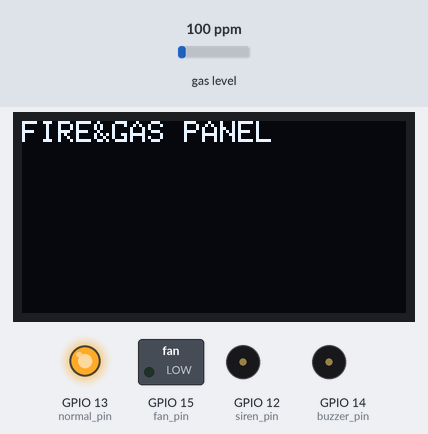
Recording of a sketch running on a simulated ESP8266 (NodeMCU). Shown: 128×64 one-colour display, switched loads named in the sketch (green lamp = pin HIGH), output pins drawn as LEDs (lit = HIGH), buzzer (waves = sounding, pin HIGH). The inputs (shaded band) are chosen by the test bench; at power-on: gas level 100 ppm. WiFi joins after 1.5 s; servers stay silent unless stated; the local clock reads 2024-03-15 10:24:30 at power-on unless the sketch sets it; no MQTT or app messages arrive unless stated; what the sketch prints to the serial monitor is not drawn.

Above: at 2.6 s.
At 5.2 s:
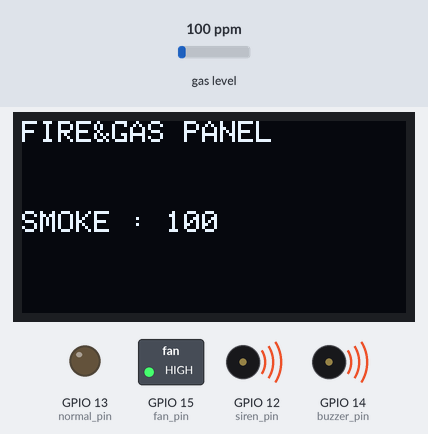
5.3 s: gas level set to 20 ppm
At 6.7 s:
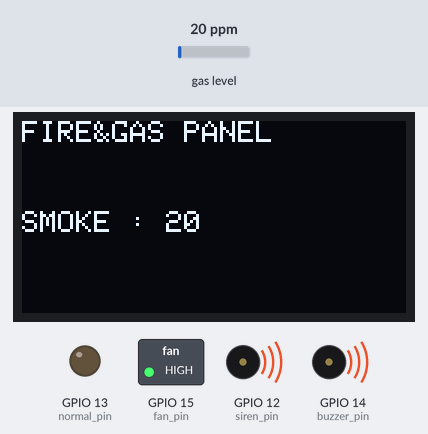
8.4 s: gas level set to 250 ppm
At 10.2 s:
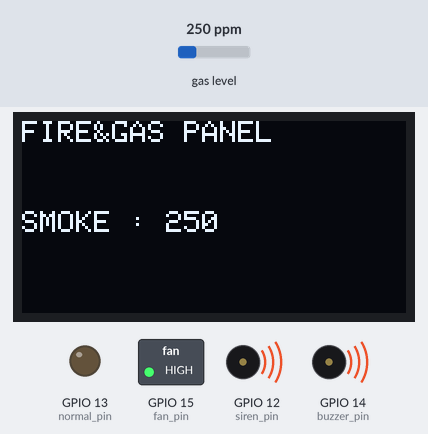
13.5 s: gas level set to 500 ppm
At 15.3 s:
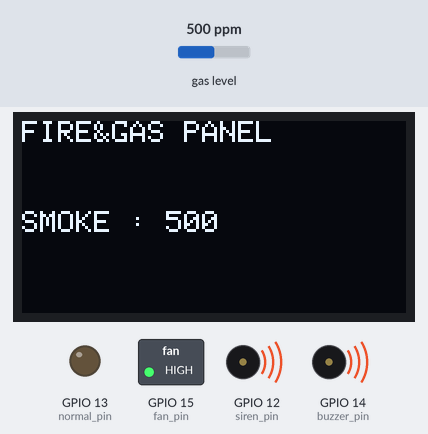
Timing chart, 0 to 16.8 s (numbered marks = the images above; inputs shaded):
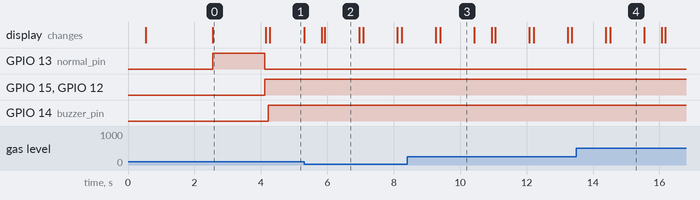

Measured:
- what the display in image 0 shows lasts 1.5 s, from 2.6 s to 4.1 s
- what the display in image 2 shows lasts 1.1 s, from 5.9 s to 7.0 s

The sketch:

Fire_Gas.ino
```cpp
#include "secrets.h"
#include <Wire.h>
#include <Adafruit_GFX.h>
#include <Adafruit_SSD1306.h>
#include <MQ2.h>
#include <ArduinoJson.h>
#include "SetupWifi.h"
#include "FunctionHandler.h"

#define SCREEN_WIDTH 128 // OLED display width, in pixels
#define SCREEN_HEIGHT 64 // OLED display height, in pixels

// Declaration for an SSD1306 display connected to I2C (SDA, SCL pins)
Adafruit_SSD1306 display(SCREEN_WIDTH, SCREEN_HEIGHT, &Wire, -1);
int Analog_Input = A0;
int lpg, co, smoke;
int siren_pin = 12;
int normal_pin = 13;
int buzzer_pin = 14;
int fan_pin = 15;
MQ2 mq2(Analog_Input);

unsigned long lastExecutionTime = 0;
unsigned long interval = 5000;

void printScreen(String text, int x=0, int y=22){
  display.fillRect(x, y, SCREEN_WIDTH, 16, SSD1306_BLACK);
  display.setTextSize(1);
  display.setCursor(0, 30);
  // Display static text
  display.println(text);
  display.display();
}
void printReadings(String text){
  printScreen(text, 0,30);
}
void receiveFromHost(String &topicStr, String &payloadStr) {
  // Create routines for your topic callbacks
  if (topicStr == topic_from_host) {
    //handle any actions on server receive
  }

}

void sendForProcessing(int reading, String gasType, String severity = "LOW" ) {
  DynamicJsonDocument jsonDoc(256); // Adjust the size according to your JSON payload
  JsonObject data = jsonDoc.createNestedObject("data");
  data["name"] = THINGNAME;
  data["action"] = String(gasType+"_detected");
  data["reading"] = reading;
  data["units"] = "ppm";
  data["severity"] = severity;
  publishMessage(data);
}
void setup() {
  pinMode(Analog_Input, INPUT);
  pinMode(siren_pin, OUTPUT);
  pinMode(normal_pin, OUTPUT);
  pinMode(buzzer_pin, OUTPUT);
  pinMode(fan_pin, OUTPUT);
  Serial.begin(115200);
  mq2.begin();
  if(!display.begin(SSD1306_SWITCHCAPVCC, 0x3C)) { // Address 0x3D for 128x64
    Serial.println(F("SSD1306 allocation failed"));
    for(;;);
  }
  delay(2000);
  display.clearDisplay();

  display.setTextSize(1);
  display.setTextColor(WHITE);
  display.setCursor(0, 0);
  // Display static text
  display.println("FIRE&GAS PANEL");
  display.display();
  digitalWrite(buzzer_pin, LOW);
  digitalWrite(normal_pin, LOW);
  digitalWrite(normal_pin, HIGH);

  mqttCallback = receiveFromHost;
  mqttSetup();
}

void handleGasreading(int reading, String gasType ){
  Serial.print(gasType);
  if(reading>0){
    Serial.print(" Reading is:  " );
    Serial.println(reading);
    unsigned long currentTime = millis();
     // Check if the interval has elapsed since the last execution
    String severity = "LOW";
    if(gasType=="SMOKE"){
  //Handle action for smoke
      digitalWrite(normal_pin, LOW);
      digitalWrite(siren_pin, HIGH);
      digitalWrite(buzzer_pin, HIGH);
      if(reading > 2000 && reading < 5000) {
        severity = "HIGH";
      }
      if(reading > 5000) {
        severity = "CRITICAL";
      }
      printScreen("FIRE");
    } else if(gasType=="CO"){
//Handle action for carbon Monoxide
      digitalWrite(normal_pin, LOW);
      digitalWrite(siren_pin, HIGH);
      //digitalWrite(buzzer_pin, HIGH);
      digitalWrite(fan_pin, HIGH);
      printScreen("CARBON MONOXIDE (CO)");
      if(reading > 1000 && reading < 3000) {
        severity = "HIGH";
      }
      if(reading > 50) {
        severity = "CRITICAL";
      }
    } else if(gasType=="LPG"){
        //Handle action for Liquified petroleum gas
        digitalWrite(normal_pin, LOW);
        digitalWrite(siren_pin, HIGH);
      // digitalWrite(buzzer_pin, HIGH);
        digitalWrite(fan_pin, HIGH);
        printScreen("LPG GAS");
        if(reading > 100 && reading < 1000) {
          severity = "HIGH";
        }
        if(reading > 1000) {
          severity = "CRITICAL";
        }
    }
    if (currentTime - lastExecutionTime >= interval) {
      lastExecutionTime = currentTime;  // Update the last execution time
      sendForProcessing(reading, gasType,severity);
      delay(500);
    }
    printReadings(String(gasType + " : " + reading));
  }else{
    printScreen("LEVELS: OK");
    digitalWrite(normal_pin, HIGH);
    digitalWrite(siren_pin, LOW);
    digitalWrite(buzzer_pin, LOW);
  }
}
void readGassensor(){
 float* values= mq2.read(true); //set it false if you don't want to print the values in the Serial
  //lpg = values[0];
  lpg = mq2.readLPG();
  handleGasreading(lpg, "LPG");
  String LPG = String (lpg);
  String CO = String (co);
  String SMOKE = String (smoke);
  //co = values[1];
  co = mq2.readCO();
  handleGasreading(co, "CO");
  //smoke = values[2];
  smoke = mq2.readSmoke();
  handleGasreading(smoke, "SMOKE");
  display.setCursor(0, 24);
  //printScreen("LPG:");
  //printScreen(LPG);
  //printScreen(" CO:");
 // printScreen(CO);
  //display.setCursor(0, 24);
  //SOME TESTS

 // printScreen(SMOKE);
  delay(1000);

}
void loop(){
  mqttLoop();
  readGassensor();
}
```

AsyncWait.h
```cpp
#ifndef ASYNC_WAIT_H_
#define ASYNC_WAIT_H_

#if (ARDUINO >= 100)
#  include <Arduino.h>
#else
#  include <WProgram.h>
#endif

#include <limits.h>


using MilliSec = unsigned long;


class AsyncWait {
  public:
    AsyncWait() {
      reset();
    }

    void startWaiting(MilliSec currentMilliSec, MilliSec waitDuration) {
      waitStartMillisec = currentMilliSec;
      this->waitDuration = waitDuration;
      isAsyncWaiting = true;
    }

    bool isWaiting(MilliSec currentMilliSec) {
      if (!isAsyncWaiting) {
        return false;
      }

      MilliSec delta = calculateMilliSecDelta(currentMilliSec);
      if (delta >= waitDuration) {
        // We have finished waiting for the given duration.
        reset();
        return false;
      }

      // Still waiting.
      return true;
    }

    void cancel() {
      reset();
    }

  private:
    bool isAsyncWaiting;
    MilliSec waitStartMillisec;
    MilliSec waitDuration;

    void reset() {
      isAsyncWaiting = false;
      waitStartMillisec = 0;
      waitDuration = 0;
    }

    /**
     * Calculate the difference between currentMilliSec and waitStartMillisec
     * taking into account the event when 'millis()' wraps around.
     */
    MilliSec calculateMilliSecDelta(MilliSec currentMilliSec)
    {
        if (currentMilliSec < waitStartMillisec) {
            // Handle the wrap-around of millis().
            return ULONG_MAX - waitStartMillisec + currentMilliSec;
        } else {
            return currentMilliSec - waitStartMillisec;
        }
    }
};


#endif /* ASYNC_WAIT_H_ */
```

FunctionHandler.h
```cpp
#ifndef FUNCTION_HANDLER_H
#define FUNCTION_HANDLER_H

#include <functional>

extern std::function<void(String&, String&)> mqttCallback;

#endif
```

MqttConnect.ino
```cpp
#include <Arduino.h>
#include <ESP8266WiFi.h>
#include <PubSubClient.h>
#include <TimeLib.h>
#include "AsyncWait.h"
#include "globals.h"
#include <ArduinoJson.h>
#include "FunctionHandler.h"

SetupWifi setupWifi(
    STASSID, STAPSK
);

const char* mqtt_server = MQTT_SERVER;
std::function<void(String&, String&)> mqttCallback = nullptr;

static PubSubClient pubsubClient(setupWifi.getWiFiClient());

// Handle incomming messages from the broker
void callback(char* topic, byte* payload, unsigned int length) {
    String topicStr;
    String payloadStr;

    for (int i = 0; topic[i]; i++) {
        topicStr += topic[i];
    }

    for (unsigned int i = 0; i < length; i++) {
        payloadStr += (char)payload[i];
    }

    Serial.println("");
    Serial.println("Message arrived - [");
    Serial.print(topicStr);
    Serial.print("] ");
    Serial.println(payloadStr);
    mqttCallback(topicStr, payloadStr);
}
void callbackFromHost(String &topicStr, String &payloadStr) {
  // Create routines for your topic callbacks
  // if (topicStr == topic_from_host) {
  //       mqttCallback(topicStr, payloadStr);
  // }
  // Check if the received message matches the expected format
  // if (payloadStr.indexOf("\"status\": \"FAILED\"") != -1) {
  //   // Blink both LEDs
  //   digitalWrite(ledPinAck, LOW);
  //   digitalWrite(ledPinNak, HIGH);
  //   delay(500);
  // }
  // if (payloadStr.indexOf("\"status\": \"SUCCESS\"") != -1) {
  //   // Blink both LEDs
  //   digitalWrite(ledPinAck, HIGH);
  //   digitalWrite(ledPinNak, LOW);
  //   delay(500);
  // }
  Serial.println("Handling on the default handler");
}
void authCallBack(String &topicStr, String &payloadStr) {

}


void publishMessage(String message, char* topic) {
  // Convert the message to a char array
  const char* messageArray = message.c_str();
  unsigned int messageLength = message.length();
  pubsubClient.publish(topic, (uint8_t*)messageArray, messageLength);
}
void publishMessage(String message) {
  // Convert the message to a char array
  const char* messageArray = message.c_str();
  unsigned int messageLength = message.length();
  Serial.println("TOPIC TO HOST: ");
  Serial.print(topic_to_host);
  pubsubClient.publish(topic_to_host, (uint8_t*)messageArray, messageLength);
}
void publishMessage(JsonObject data) {
  DynamicJsonDocument jsonDoc(256);
  jsonDoc["data"] = data;
  String jsonString;
  serializeJson(jsonDoc, jsonString);
  publishMessage(jsonString);
}

void publishMessage(JsonObject data, char* topic) {
  DynamicJsonDocument jsonDoc(256);
  jsonDoc["data"] = data;
  String jsonString;
  serializeJson(jsonDoc, jsonString);
  publishMessage(jsonString, topic);
}
void publishActivity(String action, JsonObject& metaData) {
   DynamicJsonDocument jsonDoc(256); // Adjust the size according to your JSON payload
  JsonObject data = jsonDoc.createNestedObject("data");
  data["name"] = THINGNAME;
  data["action"] = action;
  // Check if metaData is empty
  if (!metaData.isNull()) {
    JsonObject appendedMetaData = data.createNestedObject("meta_data");
    appendedMetaData = metaData;
  }
  data["meta_data"]["timestamp"] =  time(nullptr);
  publishMessage(data, topic_client_connection);
}
void publishActivity(String action) {
  DynamicJsonDocument jsonDoc(256); // Adjust the size according to your JSON payload
  JsonObject data = jsonDoc.createNestedObject("data");
  data["name"] = THINGNAME;
  data["action"] = action;
  data["meta_data"]["timestamp"] = time(nullptr);
  publishMessage(data, topic_client_connection);
}
void sendConnectActivity() {
  publishActivity("Connected");
}
// Reconnect to the MQTT client.
void reconnectToMQTT(unsigned long currentMilliSec) {
  // if we are connected nothing further needs to be done.
  if (!pubsubClient.connected()) {
    static AsyncWait waitToRetry;
    if (!waitToRetry.isWaiting(currentMilliSec)) {
      DEBUG_LOG("Attempting MQTT connection...");
      // Attempt to connect
      if (pubsubClient.connect(DEVICE_ID, MQTT_USER, MQTT_PASS)) {
        DEBUG_LOGLN("connected");
        sendConnectActivity();
        pubsubClient.subscribe(topic_from_host);
        DEBUG_LOG("Subcribed to: ");
        DEBUG_LOGLN(topic_from_host);

      } else {
        DEBUG_LOGLN(" try again in 5 seconds.");
        waitToRetry.startWaiting(currentMilliSec, 5000);
      }
    }
    // return;
  }
}


void mqttSetup() {
  setupConfig();
  #ifdef DEBUG
  Serial.begin(115200); // Start serial communication at 115200 baud
  #endif
  setupWifi.setupWifi();
  Serial.println("Got to connecting mqtt");
  pubsubClient.setServer(mqtt_server, 1883);
  if (mqttCallback == nullptr) {
    mqttCallback = callbackFromHost;
  }
  pubsubClient.setCallback(callback); // Initialize the callback routine
}


#ifdef DEBUG
void startupTest(MilliSec currentMilliSec) {
  static AsyncWait startupTestWait;
  static uint8_t startupTestValue;
  static bool firstTime = true;
  static const unsigned turnOnSeconds = 1; // 1 second.
  static const unsigned nextIterationDuration = 1250; // 1,250 milliseconds.

  bool changed = false;

  if (firstTime) {
    firstTime = false;
    startupTestValue = 0;
    changed = zones.turnOn(startupTestValue, turnOnSeconds, currentMilliSec);
    startupTestWait.startWaiting(currentMilliSec, nextIterationDuration);
  }

  if (startupTestValue >= 0 && startupTestValue <= 7) {
    if (!startupTestWait.isWaiting(currentMilliSec)) {
      ++startupTestValue;
      changed = zones.turnOn(startupTestValue, turnOnSeconds, currentMilliSec);
      startupTestWait.startWaiting(currentMilliSec, nextIterationDuration);
    }
  }

  if (changed) {
    Serial.println("Handle something here");
  }
}
#endif // DEBUG


void mqttLoop() {
  setupWifi.loopWifi();
  if (!setupWifi.isReadyForProcessing()) {
      Serial.println("WIFI NOT CONNECTED");
    // The WiFi is not ready yet so
    // don't do any further processing.
    return;
  }
  while(!pubsubClient.connected()) {
      // Reconnect if connection is lost.
      MilliSec currentMilliSec = millis();
      reconnectToMQTT(currentMilliSec);
  }

  pubsubClient.loop();

  { // App code.
      MilliSec currentMilliSec = millis();

      #ifdef DEBUG
      startupTest(currentMilliSec);
      #endif

  }
}
```

SetupWifi.cpp
```cpp
#include <ESP8266WiFi.h>
#include <time.h>
#include "globals.h"
#include "SetupWifi.h"

int8_t TIME_ZONE_NAI = +3; //Nairobi(Kenya): +3 UTC
// Set time via NTP, as required for x.509 validation
void SetupWifi::setClock() {
    configTime(TIME_ZONE_NAI * 3600, 0, "pool.ntp.org", "time.nist.gov", "time.windows.com");
    setClock_status = STARTED;
    DEBUG_LOG("Waiting for NTP time sync: ");
    setClock_AsyncWait.startWaiting(millis(), 1000); // Log every 1 second.
    // Asynchronously wait for network response via checkClockStatus().
}


// Check Clock Status and update 'setClock_status' accordingly.
void SetupWifi::checkClockStatus() {
    time_t now = time(nullptr);
    if(now < 8 * 3600 * 2) {
        // The NTP request has not yet completed.
        if (!setClock_AsyncWait.isWaiting(millis())) {
            DEBUG_LOG(".");
            setClock_AsyncWait.startWaiting(millis(), 1000); // Log every 1 second.
        }
        return;
    }

    // The NTP request has now completed.
    setClock_status = SUCCESS;

    #ifdef DEBUG
    struct tm timeinfo;
    gmtime_r(&now, &timeinfo);
    DEBUG_LOGLN("");
    DEBUG_LOG("Current time: ");
    DEBUG_LOGLN(asctime(&timeinfo));
    #endif //DEBUG
}


String SetupWifi::getMacAddress() {
    byte mac[6];
    String macStr;

    WiFi.macAddress(mac);
    macStr = String(mac[0], HEX) + ":"
           + String(mac[1], HEX) + ":"
           + String(mac[2], HEX) + ":"
           + String(mac[3], HEX) + ":"
           + String(mac[4], HEX) + ":"
           + String(mac[5], HEX);

    return macStr;
}


// Connect to WiFi network.
void SetupWifi::setupWifi() {
    DEBUG_LOGLN("");
    DEBUG_LOG("MAC ");
    DEBUG_LOGLN(getMacAddress());
    DEBUG_LOG("Connecting to ");
    DEBUG_LOGLN(ssid);

    // WiFi.mode(WIFI_STA);
    WiFi.begin(ssid, password);
    while (WiFi.waitForConnectResult() != WL_CONNECTED) {
        DEBUG_LOGLN("Connection Failed! Rebooting...");
        delay(5000);
        ESP.restart();
    }
    DEBUG_LOGLN("");
    DEBUG_LOGLN("WiFi connected");
    DEBUG_LOG("IP ");
    DEBUG_LOG(WiFi.localIP());
    //DEBUG_LOG(", MAC ");
    //DEBUG_LOG(getMacAddress());
    DEBUG_LOGLN("");
    randomSeed(micros());

    setClock();

    DEBUG_LOGLN("Ready.");
    //DEBUG_LOG("IP address: ");
    //DEBUG_LOGLN(WiFi.localIP());
}


// Loop
void SetupWifi::loopWifi() {
    // Prevent ALL other actions here until the clock has been set by NTP.
    if (setClock_status < FINISHED) {
        checkClockStatus();
        return;
    }

    //MilliSec currentMilliSec = millis();
}
```

SetupWifi.h
```cpp
#ifndef _SetupWifi_H_
#define _SetupWifi_H_


#include <ESP8266WiFi.h>
#include "AsyncWait.h"


class SetupWifi {
public:
    SetupWifi(
        const char *ssid_,
        const char *password_
    )
       //TODO: fix the naming convention with the trailing underscore.
     : ssid(ssid_)
     , password(password_)

    //    //TODO: ?? the following three may not need to be persisted ??
    //  , ca_cert_PROG(ca_cert_PROG_)
    //  , client_cert_PROG(client_cert_PROG_)
    //  , client_key_PROG(client_key_PROG_)

    //  , x509CaCert(ca_cert_PROG)
    //  , x509ClientCert(client_cert_PROG)
    //  , PrivateClientKey(client_key_PROG)
    {
        // wifiClient.setTrustAnchors(&x509CaCert);
        // wifiClient.setClientRSACert(&x509ClientCert, &PrivateClientKey);
        // wifiClient.setCACert(CA_CERT_PROG);
        // wifiClient.setCertificate(CLIENT_CERT_PROG);
        // wifiClient.setPrivateKey(CLIENT_KEY_PROG);

    }

    virtual ~SetupWifi() { }

    WiFiClient & getWiFiClient() {
        return wifiClient;
    }

    bool isReadyForProcessing() {
        return (setClock_status > FINISHED);
    }

    String getMacAddress();
    void setupWifi();
    void loopWifi();

private:
    const char *ssid;
    const char *password;

    //TODO: ?? the following three may not need to be persisted ??
    // const char *ca_cert_PROG;
    // const char *client_cert_PROG;
    // const char *client_key_PROG; // KEEP THIS VALUE PRIVATE AND SECURE!!!

    // BearSSL::WiFiClientSecure wifiClient;
    // BearSSL::X509List x509CaCert;
    // BearSSL::X509List x509ClientCert;
    // BearSSL::PrivateKey PrivateClientKey;
    WiFiClient wifiClient;
    // Note: variables of type 'status' are NEVER assigned a value of 'FINISHED'.
    // 'FINISHED' is only used is comparisons (e.g. if(x_status>FINISHED)... ),
    // rather than always testing for SUCCESS || FAILED.
    enum status { NOT_STARTED, STARTED, FINISHED, SUCCESS, FAILED };
    status setClock_status = NOT_STARTED;
    AsyncWait setClock_AsyncWait;

    void setClock();
    void checkClockStatus();
};


#endif // _SetupWifi_H_
```

globals.h
```cpp
#ifndef GLOBALS_H_
#define GLOBALS_H_


//#ifndef DEBUG
//#define DEBUG
//#endif


#ifdef DEBUG
#  define DEBUG_LOG(msg)     Serial.print(msg)
#  define DEBUG_LOGF(fmt,p1) Serial.printf((fmt),(p1))
#  define DEBUG_LOGLN(msg)   Serial.println(msg)
#else
#  define DEBUG_LOG(msg)
#  define DEBUG_LOGF(fmt,p1)
#  define DEBUG_LOGLN(msg)
#endif


#endif /* GLOBALS_H_ */
```

Source omitted: secrets.h (5852 bytes)
